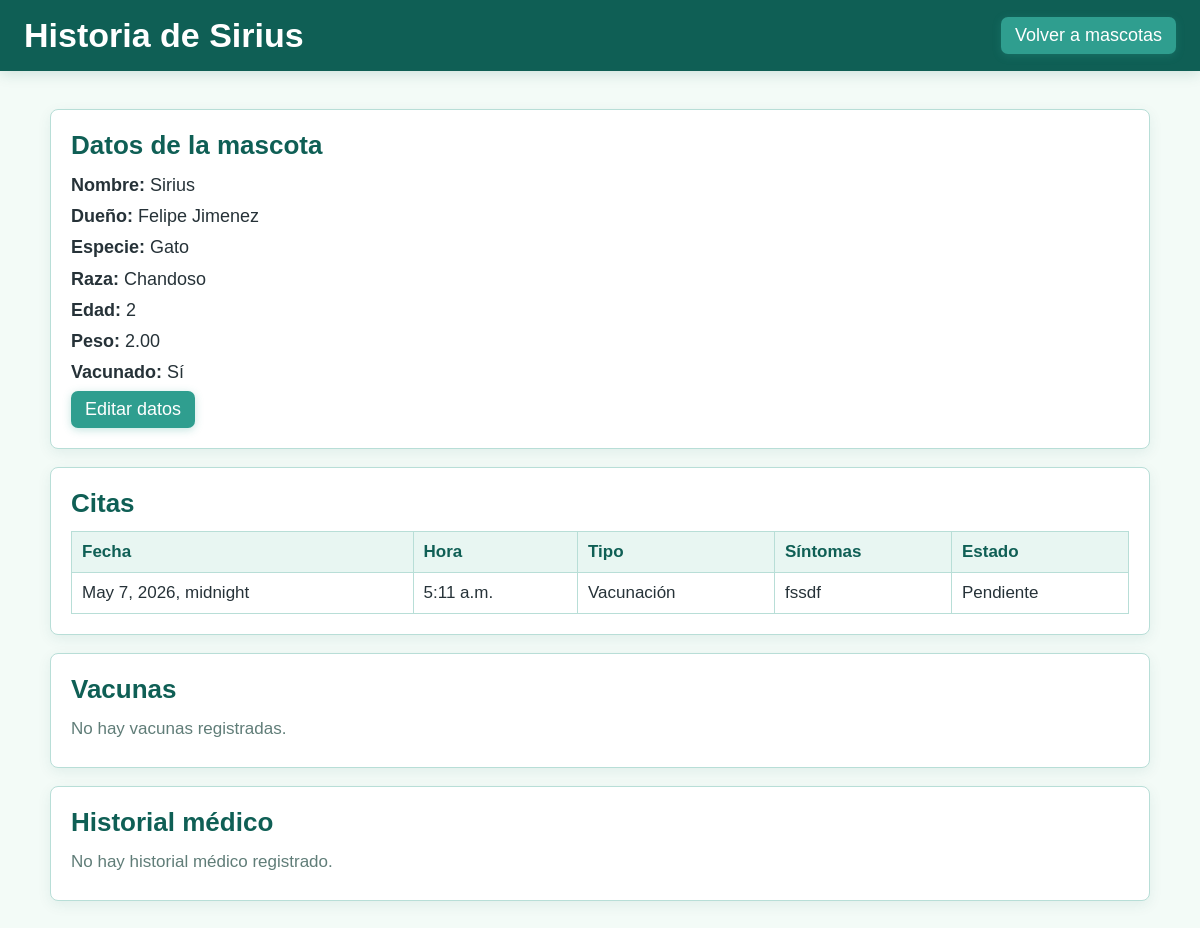
The page /pets/mascotas/4/historia/ on the database its author committed.
### Aplicaciones/pets/models.py (models this page shows, shortened)
class Mascota(models.Model):
    dueño = models.ForeignKey(Dueño, on_delete=models.CASCADE, related_name='mascotas')
    nombre = models.CharField(max_length=100)
    especie = models.CharField(max_length=50)
    raza = models.CharField(max_length=50)
    edad = models.PositiveIntegerField()
    fecha_nacimiento = models.DateField(blank=True, null=True)
    peso = models.DecimalField(max_digits=5, decimal_places=2, blank=True, null=True)
    vacunado = models.BooleanField(default=False)

class Dueño(models.Model):
    nombre = models.CharField(max_length=100)
    telefono = models.CharField(max_length=20)
    direccion = models.CharField(max_length=200, blank=True, null=True)
    email = models.EmailField(blank=True, null=True)

### Aplicaciones/veterinary/models.py (models this page shows)
class Cita(models.Model):
    estado_fields = [
        ('Pendiente', 'Pendiente'),
        ('Confirmada', 'Confirmada'),
        ('Completada', 'Completada'),
        ('Cancelada', 'Cancelada'),
    ]
    tipo_fields = [
        ('Consulta', 'Consulta General'),
        ('Vacunación', 'Vacunación'),
        ('Cirugía', 'Cirugía'),
        ('Peluqueria', 'Peluqueria'),
        ('Control', 'Control'),
        ('Emergencia', 'Emergencia'),
    ]
    cliente = models.ForeignKey('pets.Dueño', on_delete=models.PROTECT, null=True, blank=True)
    mascota = models.ForeignKey('pets.Mascota', on_delete=models.SET_NULL, null=True, blank=True)
    tipo = models.CharField(max_length=50, choices=tipo_fields, default= 'Consulta', verbose_name='Tipo de Cita')
    fecha_cita = models.DateTimeField(verbose_name='Fecha de la Cita')
    hora_cita = models.TimeField(verbose_name='Hora de la Cita')
    estado = models.CharField(max_length=20, choices=estado_fields, default='Pendiente', verbose_name='Estado de la Cita')
    sintomas = models.TextField(blank=True, null=True, verbose_name='Síntomas de la Mascota')
    notas = models.TextField(blank=True, null=True, verbose_name='Notas Adicionales')

### Aplicaciones/pets/views.py (the view)
# urls.py: path('mascotas/<int:id_mascota>/historia/', views.historia_mascota),
def historia_mascota(request, id_mascota):
    mascota = models.Mascota.objects.get(pk=id_mascota)
    citas = veterinary_models.Cita.objects.select_related('cliente', 'mascota').filter(
        mascota=mascota,
    ).order_by('-fecha_cita', '-hora_cita')
    data = {
        'titlePage': f'Historia de {mascota.nombre}',
        'titulo': f'Historia de {mascota.nombre}',
        'mascota': mascota,
        'citas': citas,
        'vacunas': models.Vacuna.objects.filter(mascota=mascota).order_by('-fecha_aplicacion'),
        'historiales': models.HistorialMedico.objects.filter(mascota=mascota).order_by('-fecha_visita'),
    }
    return render(request, 'pets-historia.html', data)

### Aplicaciones/pets/templates/pets-historia.html (shortened to what this page needs)
<!DOCTYPE html>
<html lang="es">
<head>
</head>
<body>
    <header>
        <div class="header-content">
            <h1>{{ titulo }}</h1>
            <a href="/pets/"><button type="button">Volver a mascotas</button></a>
        </div>
    </header>
    <main>
        <section class="panel">
            <h2>Datos de la mascota</h2>
            <p><strong>Nombre:</strong> {{ mascota.nombre }}</p>
            <p><strong>Dueño:</strong> {{ mascota.dueño.nombre }}</p>
            <p><strong>Especie:</strong> {{ mascota.especie }}</p>
            <p><strong>Raza:</strong> {{ mascota.raza }}</p>
            <p><strong>Edad:</strong> {{ mascota.edad }}</p>
            <p><strong>Peso:</strong> {{ mascota.peso }}</p>
            <p><strong>Vacunado:</strong>
                {% if mascota.vacunado %}
                    Sí
                {% else %}
                    No
                {% endif %}
            </p>
            <a href="/pets/mascotas/{{ mascota.id }}/editar/"><button type="button">Editar datos</button></a>
        </section>
        <section class="panel">
            <h2>Citas</h2>
            {% if citas %}
                <table>
                    <tr>
                        <th>Fecha</th>
                        <th>Hora</th>
                        <th>Tipo</th>
                        <th>Síntomas</th>
                        <th>Estado</th>
                    </tr>
                    {% for cita in citas %}
                    <tr>
                        <td>{{ cita.fecha_cita }}</td>
                        <td>{{ cita.hora_cita }}</td>
                        <td>{{ cita.tipo }}</td>
                        <td>{{ cita.sintomas|default:"Sin síntomas registrados" }}</td>
                        <td>{{ cita.estado }}</td>
                    </tr>
                    {% endfor %}
                </table>
            {% else %}
                <p class="empty">No hay citas registradas.</p>
            {% endif %}
        </section>
        <section class="panel">
            <h2>Vacunas</h2>
            {% if vacunas %}
                <table>
                    <tr>
                        <th>Vacuna</th>
                        <th>Fecha</th>
                        <th>Veterinario</th>
                        <th>Acciones</th>
                    </tr>
                    {% for vacuna in vacunas %}
                    <tr>
                        <td>{{ vacuna.nombre_vacuna }}</td>
                        <td>{{ vacuna.fecha_aplicacion }}</td>
                        <td>{{ vacuna.veterinario }}</td>
                        <td><a href="/pets/vacunas/{{ vacuna.id }}/editar/"><button type="button">Editar</button></a></td>
                    </tr>
                    {% endfor %}
                </table>
            {% else %}
                <p class="empty">No hay vacunas registradas.</p>
            {% endif %}
        </section>
        <section class="panel">
            <h2>Historial médico</h2>
            {% if historiales %}
                <table>
                    <tr>
                        <th>Fecha</th>
                        <th>Motivo</th>
                        <th>Diagnóstico</th>
                        <th>Tratamiento</th>
                        <th>Acciones</th>
                    </tr>
                    {% for historial in historiales %}
                    <tr>
                        <td>{{ historial.fecha_visita }}</td>
                        <td>{{ historial.motivo_visita }}</td>
                        <td>{{ historial.diagnostico }}</td>
                        <td>{{ historial.tratamiento }}</td>
                        <td><a href="/pets/historiales/{{ historial.id }}/editar/"><button type="button">Editar</button></a></td>
                    </tr>
                    {% endfor %}
                </table>
            {% else %}
                <p class="empty">No hay historial médico registrado.</p>
            {% endif %}
        </section>
    </main>
</body>
</html>

### Aplicaciones/pets/templates/pets-historia.html (style rules this page uses)
body { margin: 0; font-family: Arial, sans-serif; background-color: #f3fbf7; color: #263238; text-align: center; }
header { background: #0f5f55; padding: 1rem 0; box-shadow: 0 2px 14px rgba(15,95,85,0.18); }
.header-content { max-width: 1200px; margin: 0 auto; display: flex; align-items: center; justify-content: space-between; padding: 0 24px; }
h1 { margin: 0; font-size: 34px; color: #ffffff; }
main { max-width: 1100px; margin: 0 auto; padding: 38px 24px; }
.panel { background: #ffffff; border: 1px solid #b8ded7; border-radius: 8px; padding: 20px; margin-bottom: 18px; text-align: left; box-shadow: 0 4px 14px rgba(15,95,85,0.08); }
.panel h2 { margin: 0 0 12px; color: #0f5f55; font-size: 26px; }
p { font-size: 18px; line-height: 1.4; margin: 6px 0; }
table { width: 100%; border-collapse: collapse; margin-top: 12px; background: #ffffff; }
th, td { border: 1px solid #b8ded7; padding: 10px; font-size: 17px; text-align: left; }
th { background: #e8f6f2; color: #0f5f55; }
button { padding: 8px 14px; border-radius: 7px; border: none; background-color: #2f9e8f; color: white; font-size: 18px; cursor: pointer; box-shadow: 0 2px 8px rgba(47,158,143,0.28); }
a { text-decoration: none; }
.empty { color: #607d78; font-size: 17px; }

### rows shown on the page
Mascota: nombre "Sirius", dueño.nombre "Felipe Jimenez", especie "Gato", raza "Chandoso", edad "2", peso "2.00"
Cita: fecha_cita "May 7, 2026, midnight", hora_cita "5:11 a.m.", tipo "Vacunación", sintomas "fssdf", estado "Pendiente"

### other values the page prints
{{ titulo }} "Historia de Sirius"
